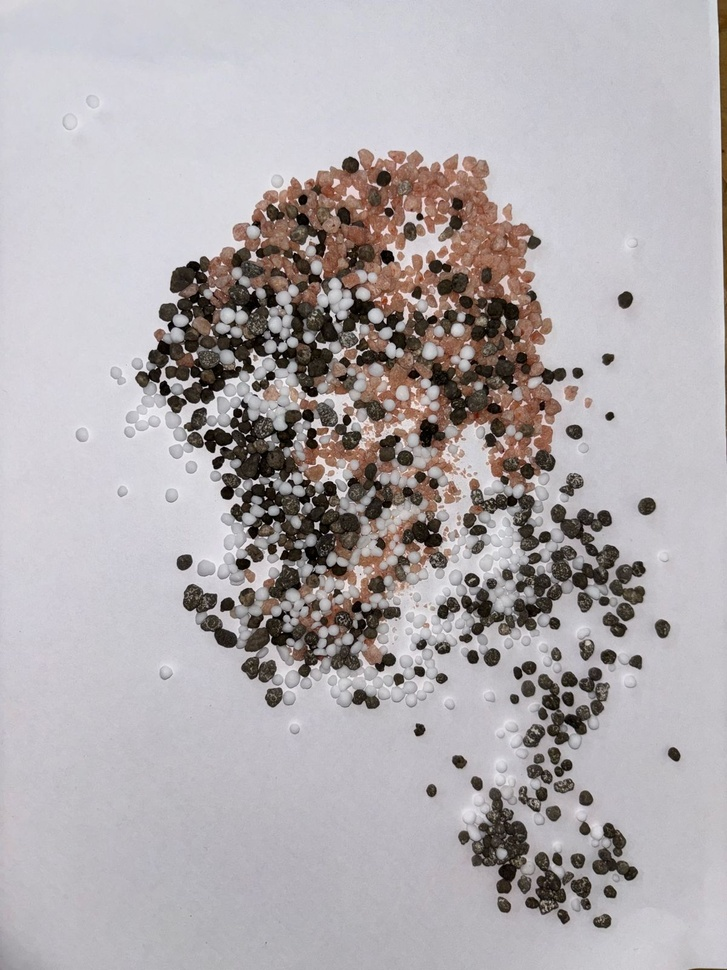
#> input picture Imagens_questao1/img1.jpg, 727 x 970 px, shrunk from 1200 x 1600 before the run, found by its file name; its folder holds only this picture in this run
$ python main.py
#> lines starting #> are read from the running program, lines starting #| are printed output that depends on the picture; after the words box and inside, x2 and y2 are one past the last pixel; in counts of white or black regions, pixels touching at a corner belong together
import cv2
import numpy as np
import os

# Caminho da pasta de imagens
image_folder = r"C:\\caminho\\para\\Imagens_questao1"

faixas_cores = {
    "branco": ([115, 0, 200], [135, 15, 230]),
    "marrom": ([8, 50, 10], [22, 255, 100]),
    "rosa": ([6, 60, 100], [12, 160, 200]),
}

def carregar_imagem(caminho_imagem):
    """
    Carrega uma imagem do caminho especificado e a converte do espaço BGR para HSV.

    Parâmetros:
        caminho_imagem (str): Caminho completo para a imagem.

    Retorno:
        tuple: Um par contendo:
            - imagem (numpy.ndarray): A imagem original no espaço BGR.
            - imagem_hsv (numpy.ndarray): A imagem convertida para o espaço HSV.

    Exceções:
        FileNotFoundError: Caso a imagem não seja encontrada no caminho especificado.
    """
    imagem = cv2.imread(caminho_imagem)
#> imagem is the input picture: shape (970, 727, 3); mean B, G, R 173.5, 170.8, 176.2
    if imagem is None:
        raise FileNotFoundError(f"Imagem não encontrada: {caminho_imagem}")
    imagem_hsv = cv2.cvtColor(imagem, cv2.COLOR_BGR2HSV)
#> imagem_hsv: shape (970, 727, 3); mean H, S, V 103.1, 23.8, 179.6
    return imagem, imagem_hsv

def segmentar_por_cor(imagem_hsv, faixas_cores):
    """
    Segmenta uma imagem HSV com base em faixas de cores fornecidas, identificando contornos válidos.

    Parâmetros:
        imagem_hsv (numpy.ndarray): Imagem no espaço de cores HSV.
        faixas_cores (dict): Dicionário contendo faixas de cores no formato:
                             {nome_cor: ([limite_inferior], [limite_superior])}.

    Retorno:
        tuple: Um triplo contendo:
            - contagem_cores (dict): Contagem de contornos válidos por cor.
            - area_media (dict): Área média dos contornos válidos por cor.
            - imagem_segmentada (numpy.ndarray): Imagem com os contornos desenhados.

    Observação:
        Apenas contornos com área maior que 100 pixels são considerados válidos.
    """
    contagem_cores = {}
    area_media = {}
    imagem_segmentada = np.zeros_like(imagem_hsv)

    for cor, (limite_inferior, limite_superior) in faixas_cores.items():
        limite_inferior = np.array(limite_inferior, dtype=np.uint8)
        limite_superior = np.array(limite_superior, dtype=np.uint8)
        mascara = cv2.inRange(imagem_hsv, limite_inferior, limite_superior)

        contornos, _ = cv2.findContours(mascara, cv2.RETR_EXTERNAL, cv2.CHAIN_APPROX_SIMPLE)
        contornos_validos = [c for c in contornos if cv2.contourArea(c) > 100]  # Ajuste da área mínima
        contagem_cores[cor] = len(contornos_validos)
        area_total = sum(cv2.contourArea(c) for c in contornos_validos)
        area_media[cor] = area_total / len(contornos_validos) if contornos_validos else 0

        cor_rgb = (np.random.randint(0, 255), np.random.randint(0, 255), np.random.randint(0, 255))
        for c in contornos_validos:
            cv2.drawContours(imagem_segmentada, [c], -1, cor_rgb, -1)
#> this loop made 3 passes
#> area_total on passes 1 to 3: 307257, 43788, 40603
#> pass 1, in segmentar_por_cor, `mascara = cv2.inRange(imagem_hsv, limite_inferior, limite_superior)`:
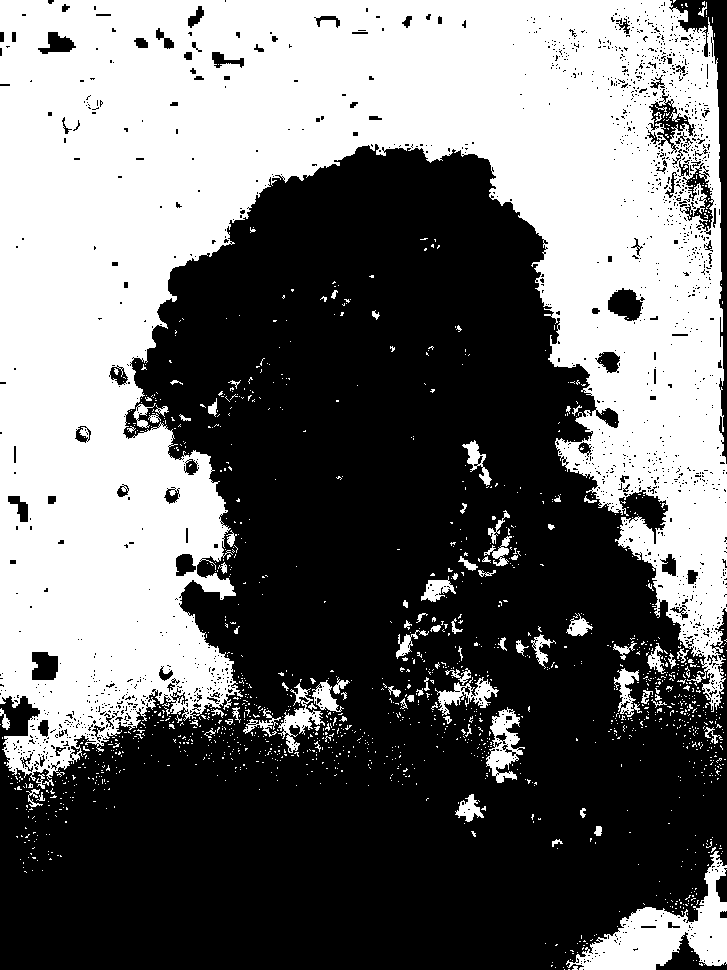
#> mascara: shape (970, 727); 43.3% white; 1493 white regions (1403 under 20 px), largest, box (x1, y1, x2, y2) and area: (0, 0, 727, 786) 282942, (566, 851, 727, 970) 7023, (486, 707, 525, 783) 1352
#> pass 2, in segmentar_por_cor, `mascara = cv2.inRange(imagem_hsv, limite_inferior, limite_superior)`:
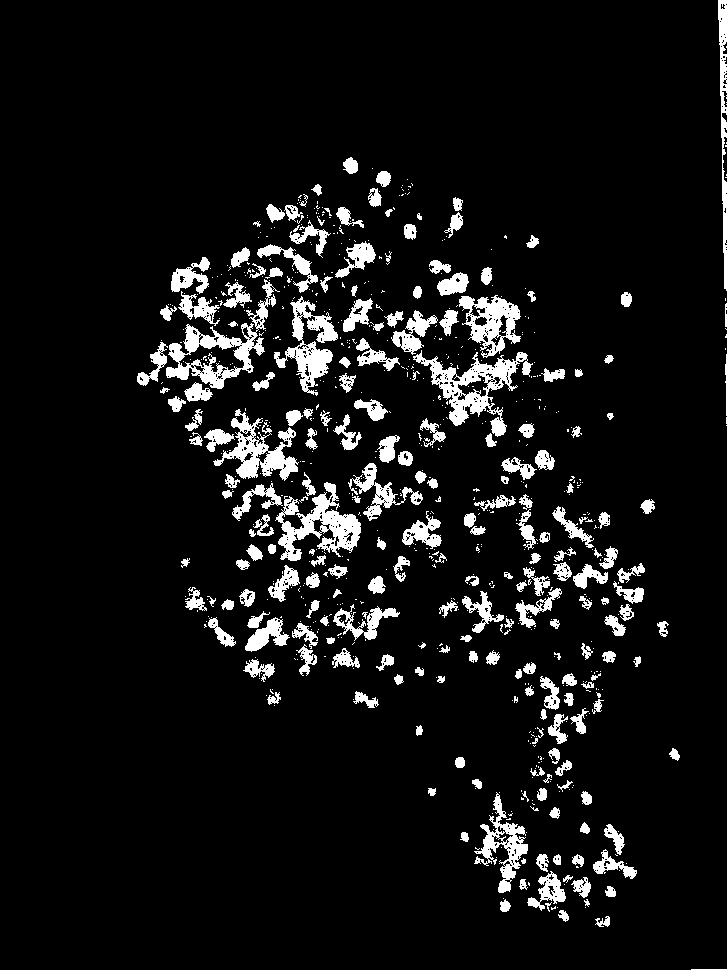
#> mascara: shape (970, 727); 7.8% white; 758 white regions (536 under 20 px), largest, box (x1, y1, x2, y2) and area: (413, 350, 533, 437) 3061, (166, 279, 280, 389) 2963, (275, 482, 361, 561) 2761
#> pass 3, in segmentar_por_cor, `mascara = cv2.inRange(imagem_hsv, limite_inferior, limite_superior)`:
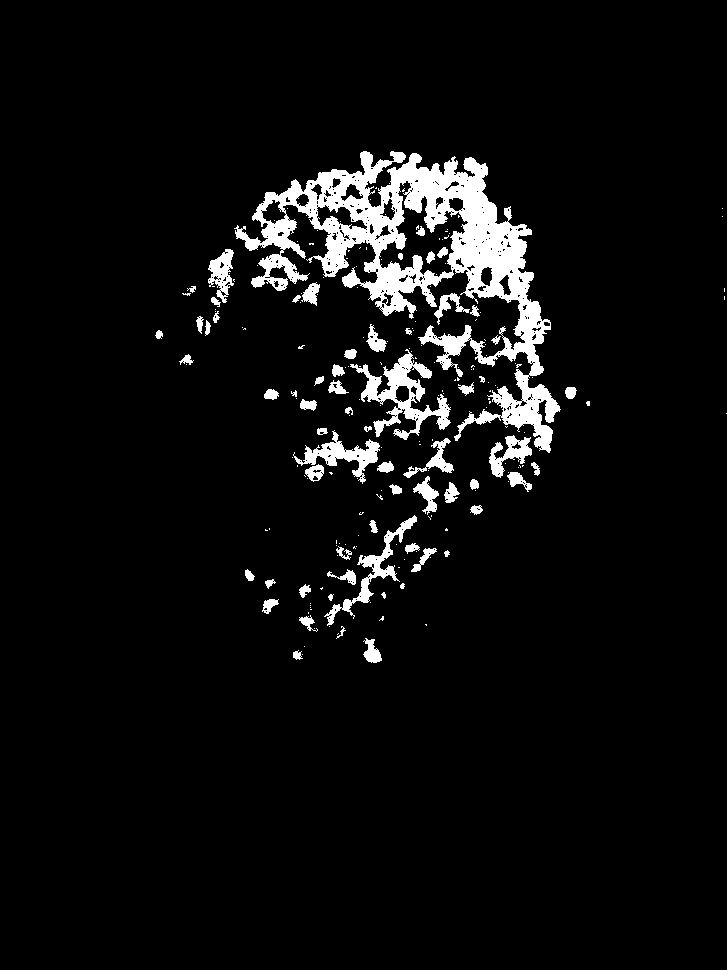
#> mascara: shape (970, 727); 5.7% white; 211 white regions (147 under 20 px), largest, box (x1, y1, x2, y2) and area: (234, 151, 561, 453) 26208, (350, 349, 451, 440) 2848, (324, 515, 417, 626) 1392
#> after the loop: imagem_segmentada: shape (970, 727, 3); mean H, S, V 101.9, 32, 70.1
#> after the loop, area_media = {'branco': 17069.8, 'marrom': 437.9, 'rosa': 1845.6}; contagem_cores = {'branco': 18, 'marrom': 100, 'rosa': 22}

    return contagem_cores, area_media, imagem_segmentada

def salvar_imagem_segmentada(caminho_saida, imagem_segmentada):
    """
    Salva uma imagem segmentada no caminho especificado.

    Parâmetros:
        caminho_saida (str): Caminho completo onde a imagem segmentada será salva.
        imagem_segmentada (numpy.ndarray): Imagem segmentada a ser salva.

    Retorno:
        None
    """
    cv2.imwrite(caminho_saida, imagem_segmentada)

def processar_imagens():
    """
    Processa múltiplas imagens de uma pasta, realiza a segmentação por cor e gera um relatório.

    Etapas:
        1. Para cada imagem:
            - Carregar a imagem e convertê-la para HSV.
            - Realizar a segmentação com base nas faixas de cor.
            - Salvar a imagem segmentada.
            - Registrar os resultados (contagem de grãos e áreas médias).
        2. Gerar um relatório consolidado com os resultados de todas as imagens.

    Retorno:
        None
    """
    resultados_completos = {}

    for i in range(1, 16):
        nome_imagem = f"img{i}.jpg"
        caminho_imagem = os.path.join(image_folder, nome_imagem)

        if os.path.exists(caminho_imagem):
            try:
                imagem, imagem_hsv = carregar_imagem(caminho_imagem)
                contagem, areas, imagem_segmentada = segmentar_por_cor(imagem_hsv, faixas_cores)
#> contagem = {'branco': 18, 'marrom': 100, 'rosa': 22}; areas has the same summary as area_media in segmentar_por_cor

                resultados_completos[nome_imagem] = {"contagem": contagem, "areas": areas}

                caminho_saida_imagem = os.path.join(image_folder, f"segmentada_{nome_imagem}")
                salvar_imagem_segmentada(caminho_saida_imagem, imagem_segmentada)
            except Exception as e:
                print(f"Erro ao processar {nome_imagem}: {e}")
        else:
            print(f"Imagem {nome_imagem} não encontrada no caminho fornecido.")

    caminho_relatorio = os.path.join(image_folder, "relatorio.txt")
    with open(caminho_relatorio, "w") as arquivo_relatorio:
        for nome_imagem, dados in resultados_completos.items():
            arquivo_relatorio.write(f"{nome_imagem}:\n")
            for cor, contagem in dados["contagem"].items():
                area_media = dados["areas"][cor]
                arquivo_relatorio.write(f"  {cor.capitalize()}: {contagem} grãos, Área Média: {area_media:.2f}\n")
            arquivo_relatorio.write("\n")
#> this loop made 1 pass
#> nome_imagem on pass 1: 'img1.jpg'

    print(f"Processamento concluído. Relatório salvo em {caminho_relatorio}")

if __name__ == "__main__":
    processar_imagens()
